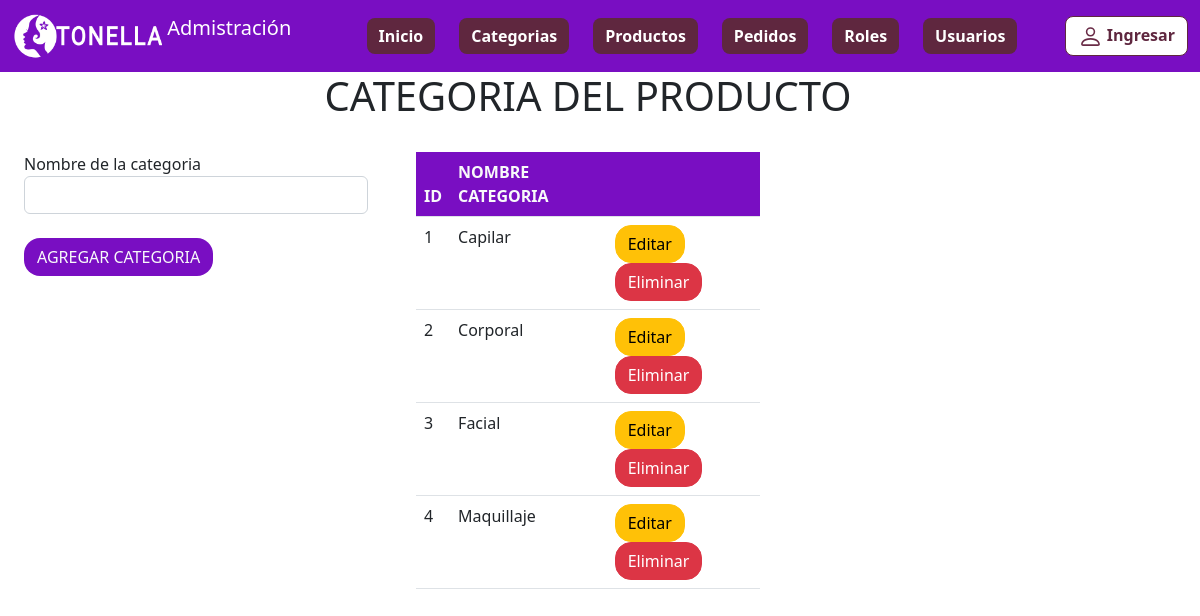
The page /TIENDATONELLA/vista/paneladmin/vista/categorias.php on the database its author committed.
### tables this page shows
CREATE TABLE `categorias` (
  `categorian` varchar(30) NOT NULL,
  `id_categoria` int(30) NOT NULL
);

### TIENDATONELLA/vista/paneladmin/vista/categorias.php (the view, shortened to what this page needs)
<!DOCTYPE html>
<html lang="es">
<head>
    <?php require_once "../controller/dependenciasforms.php"; ?>
</head>
<body>
<?php require_once "menu.php"; ?>
<div class="container-fluid row">
        <center><h1>CATEGORIA DEL PRODUCTO</h1></center>
        <form class="col-4 p-4" action="../controller/registrarcat.php" method="POST">
              <div class="form-group">
                <label for="tipo_producto">Nombre de la categoria</label>
                <input name="tipo_producto" type="text" class="form-control" id="tipo_producto" aria-describedby="emailHelp">
              </div> <br>
            <button type="submit" class="btn text-light" style="background-color: #790EC2">AGREGAR CATEGORIA</button>
          </form>    <br>
          <div class="col-4 p-4">
    <table class="table">
    <thead class="text-light" style="background-color: #790EC2" >
    <tr>
      <th scope="col">ID</th>
      <th scope="col">NOMBRE CATEGORIA</th>
      <th scope="col"></th>
    </tr>
    </thead>
    <tbody>
    <?php
    include "../model/conexion.php";
    $sql = $conexion->query("SELECT * from categorias");
    while ($datos = $sql->fetch_object()){?>
          <tr>
      <td><?= $datos->id_categoria ?></td>
      <td><?= $datos->categorian ?></td>
      <td>
      <?php echo "<a href='editarcategoria2.php?id=".$datos->id_categoria."' class='btn btn-warning' role='button'  aria-pressed='true'>Editar</a>
      <a href='../controller/eliminarcategoria.php?id=".$datos->id_categoria."' class='btn btn-danger' role='button'  aria-pressed='true'>Eliminar</a>" ?>
    </td>
    </tr>
 <?php
  }
    ?>
  </tbody>
</table>
</div>
</div>
</body>
</html>

### TIENDATONELLA/vista/paneladmin/controller/dependenciasforms.php (shortened to what this page needs)
<link href="../../../css/estilos.css" rel="stylesheet">

### TIENDATONELLA/vista/paneladmin/vista/menu.php (shortened to what this page needs)
<!doctype html>
<html lang="en">
  <head>
    <?php require_once "../controller/dependenciasforms.php"; ?>
  </head>
  <body>
  <nav class="navbar navbar-expand-lg navbar-dark" style="background-color: #790EC2">
  <div class="container-fluid">
    <a class="navbar-brand" href="../index.php">
    <img src="../../../img/tonella.png" alt="" width="150" height="45" class="d-inline-block align-text-top">
    Admistración</a>
    <div class="collapse navbar-collapse" id="navbarSupportedContent">
      <ul class="navbar-nav ms-md-auto row row-cols-auto">
        <li class="nav-item col-xs-2">
        <a href="../../../index.php" class="btn btn-bd-primary" role="button"  aria-pressed="true">Inicio</a>
        </li>
        <li class="nav-item col-xs-2">
        <a href="categorias.php" class="btn btn-bd-primary" role="button"  aria-pressed="true">Categorias</a>
        </li>
        <li class="nav-item col-xs-2">
        <a href="productos.php" class="btn btn-bd-primary" role="button"  aria-pressed="true">Productos</a>
        </li>
        <li class="nav-item col-xs-2">
        <a href="pedidos.php" class="btn btn-bd-primary" role="button"  aria-pressed="true">Pedidos</a>
        </li>
        <li class="nav-item col-xs-2">
        <a href="roles.php" class="btn btn-bd-primary" role="button"  aria-pressed="true">Roles</a>
        </li>
        <li class="nav-item col-xs-2">
        <a href="usuarios.php" class="btn btn-bd-primary" role="button"  aria-pressed="true">Usuarios</a>
        </li>
      </ul>
      </div>
      <div class="collapse navbar-collapse" id="navbarSupportedContent">
      <ul class="navbar-nav ms-auto mb-2 mb-lg-0">
      <li class="nav-item">
      <a href="#" class="btn btn-bd-primary2" role="button" data-bs-toggle="button" aria-pressed="true">
          Ingresar</a>
        </li>
      </ul>
    </div>
  </div>
</nav>
</body>
</html>

### rows shown on the page
categorias: id_categoria "1", categorian "Capilar"
categorias: id_categoria "2", categorian "Corporal"
categorias: id_categoria "3", categorian "Facial"
categorias: id_categoria "4", categorian "Maquillaje"
